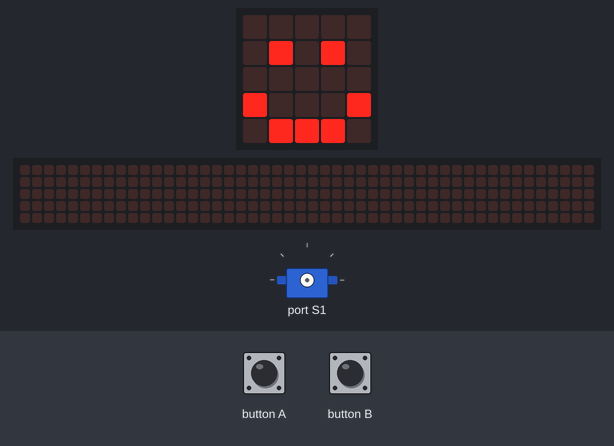
A program run on a simulated BBC micro:bit (MakeCode). On the bench: the board's 5×5 LED display, a strip that is not on the board, showing the scrolling text unrolled, servo. The inputs (shaded band) are chosen by the test bench. The 48×5 strip is a reading aid, not a part: it shows the text the display is scrolling, unrolled, one strip-width of it at a time.

Above: at 1.8 s.
1.9 s: button B pressed for 0.15 s
At 2.2 s:
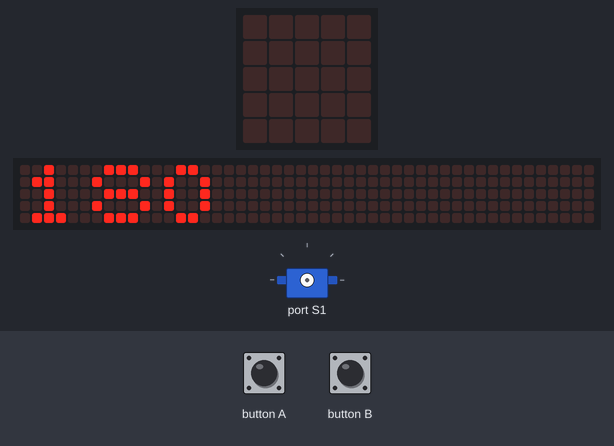
At 2.57 s:
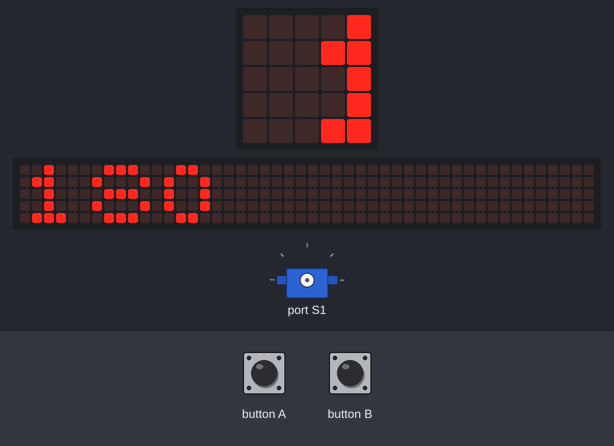
2.6 s: button A pressed for 0.15 s
At 3.17 s:
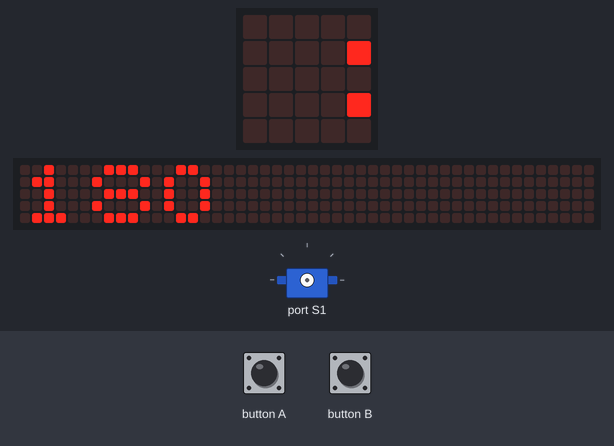
3.3 s: button B pressed for 0.15 s
5.9 s: button A pressed for 0.15 s
12.6 s: button B pressed for 0.15 s
At 12.95 s:
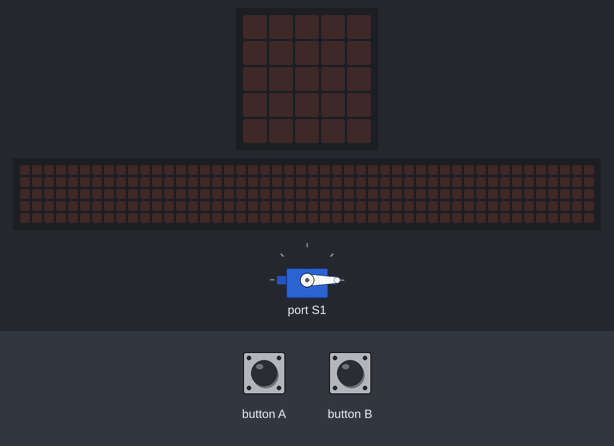
13.3 s: button A pressed for 0.15 s
Timing chart, 0 to 15.0 s (numbered marks = the images above; inputs shaded):
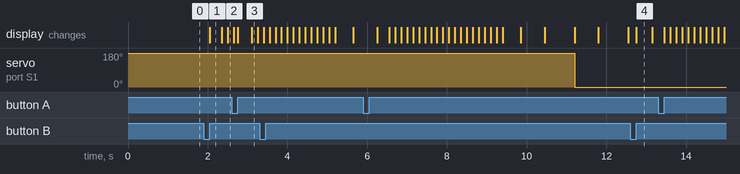

Measured:
- after the input at 1.9 s, the display: changes after 0.15 s (image 1)
- after the input at 2.6 s, the display: first differs from a run without the input after 0.15 s (image 3 shows a later state)
- after the input at 12.6 s, the display: changes after 0.15 s (image 4)
- what the display in image 4 shows lasts 0.4 s, from 12.8 s to 13.2 s

The program:

main.ts
```typescript
// (licence header left out)
// variables
const servoNumber1 = robotbit.Servos.S1

// setup
basic.clearScreen()
basic.showIcon(IconNames.Happy)

// when A is pressed turn to 0
input.onButtonPressed(Button.A, function() {
    basic.clearScreen()
    basic.showString("0")
    robotbit.Servo(servoNumber1, 0)
    basic.showIcon(IconNames.Happy)
    })

// when B is pressed turn to 180
input.onButtonPressed(Button.B, function () {
    basic.clearScreen()
    basic.showString("180")
    robotbit.Servo(servoNumber1, 180)
    basic.showIcon(IconNames.Happy)
})
```
